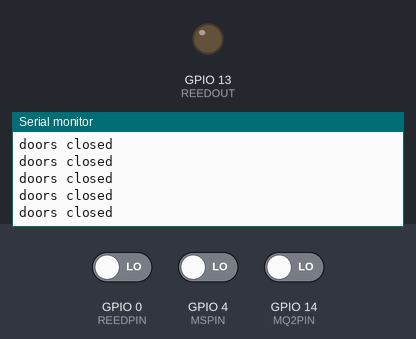
A sketch run on a simulated ESP8266 (NodeMCU). On the bench: output pins drawn as LEDs (lit = HIGH), the last lines printed to the serial monitor. The inputs (shaded band) are chosen by the test bench; at power-on: GPIO 0 (REEDPIN) LOW, GPIO 4 (MSPIN) LOW, GPIO 14 (MQ2PIN) LOW. WiFi joins after 1.5 s; servers stay silent unless stated; no MQTT or app messages arrive unless stated.

Above: at 2.3 s.
2.4 s: GPIO 0 (REEDPIN) driven HIGH
At 3.6 s:
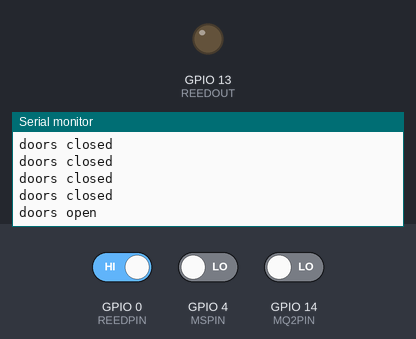
4.5 s: GPIO 4 (MSPIN) driven HIGH
At 5.6 s:
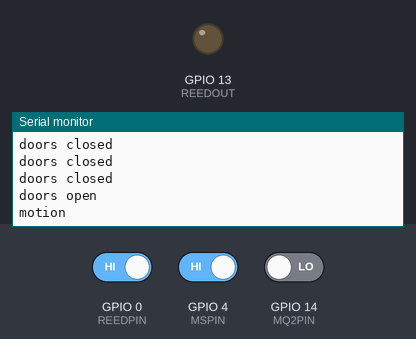
6.0 s: GPIO 14 (MQ2PIN) driven HIGH
At 6.8 s:
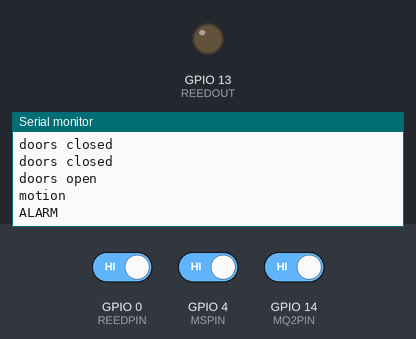

The sketch:

ESP8266_all.ino
```cpp
#include <ESP8266WiFi.h>
#include <PubSubClient.h>
#include <DHT.h>
#include <Adafruit_Sensor.h>
#include <DHT_u.h>
#include <OneWire.h>
#include <DallasTemperature.h>

// Here user can modify parameters
#define debug                                // If defined debug mode
#define DHTtime     10                           // In seconds
#define DStime      5
#define Motiontime  15

#define DHT_11                  `
#define DS_18B20
#define PIR
#define REEDRELAY
#define MQ2

#define mqtt_user "admin"                    // MQTT user ID
#define mqtt_password "admin"                // MQTT password

#define DHTTYPE                 DHT11				 // DHT 11 (type of sensor)
#define DHTPIN                  5					 // PIN connected to  DHT sensor (temperature and humidity)
#define MSPIN                   4					 // PIN connected to  motion sensor
#define MQ2PIN                  14				 // PIN connected to  MQ-2 sensor (gas sensor)
#define REEDPIN                 0
#define REEDOUT                 13
#define ONE_WIRE_BUS            12
#define TEMPERATURE_PRECISION   9

const char* ssid = "ssid";           // your WIFI SSID (name)
const char* password = "password";         // your WIFI password
const char* mqtt_server = "192.168.0.101";   // your broker's IP (Raspberry PI 3)

//Do not modify:

// Topic's names
const char* outTopic1 = "DHT11_temperature";
const char* outTopic2 = "DHT11_humidity";
const char* outTopic3 = "PIR_motion";
const char* outTopic4 = "MQ2_gas";
const char* outTopic5 = "Reedrelay_doors";
const char* outTopic6 = "DS18B20_temperature";

float temperature;
float humidity;
int flag_th=0;
int flag_reed=0;
int flag_ds=0;
int flag_motion=0;


int state_MS;
int prev_state_MS=LOW;

int state_MQ2;
int prev_state_MQ2;

int reed_counter=0;

float temp;


WiFiClient espClient;
PubSubClient client(espClient);
DHT_Unified dht(DHTPIN, DHTTYPE);
OneWire oneWire(ONE_WIRE_BUS);
DallasTemperature DS18B20(&oneWire);


void timer_interrupt (void)
{
       timer0_write(ESP.getCycleCount() + 80000000);
       flag_th++;;
       flag_reed++;
       flag_ds++;
       flag_motion++;
}

void setup_wifi()
{
	delay(10);
	// Connecting to a WiFi network

	#ifdef debug
	Serial.println();
	Serial.print("Connecting to ");
	Serial.println(ssid);
	#endif
	WiFi.begin(ssid, password);
	while (WiFi.status() != WL_CONNECTED)
	{
		#ifdef debug
		Serial.print(".");
		delay (100);
		#endif
	}
	#ifdef debug
	Serial.println("");
	Serial.println("WiFi connected");
	Serial.println("IP address: ");
	Serial.println(WiFi.localIP());
	#endif
}

void mqttconnection()
{
	// Loop until we're reconnected
	while (!client.connected())
	{
		#ifdef debug
		Serial.print("Attempting MQTT connection...");
		// Attempt to connect
                #endif
		if (client.connect("ESP8266Client", mqtt_user, mqtt_password))
		{
                        #ifdef debug
			Serial.println("connected");
                        #endif
		}
		else
		{
                        #ifdef debug
			Serial.print("Failed to connect, rc=");
			Serial.print(client.state());
			delay(2000);
                        #endif
		}
	}
}

void temp_ds ()
{
  if (flag_ds==DStime)
  {
    DS18B20.requestTemperatures();
    temp = DS18B20.getTempCByIndex(0);
    #ifdef debug
    Serial.print("Temperature DS18B20: ");
    Serial.println(temp);
    #endif

    char buffer[10];
    dtostrf(temp,0, 0, buffer);
    client.publish(outTopic6,buffer);


    flag_ds=0;
  }
}

void temp_hum()
{
  if (flag_th==DHTtime)
  {
    sensors_event_t event;
    dht.temperature().getEvent(&event);

    if (isnan(event.temperature))
    {
      #ifdef debug
      Serial.println("Error reading temperature!");
      #endif
    }
    else
    {
		temperature=event.temperature;
                #ifdef debug
                Serial.print("Temperature DHT11: ");
                Serial.println(temperature);
                #endif
	}

	dht.humidity().getEvent(&event);

    if (isnan(event.relative_humidity))
	{
		#ifdef debug
		Serial.println("Error reading humidity!");
		#endif
	}
	else
	{
		humidity=event.relative_humidity;
                #ifdef debug
                Serial.print("Humidity DHT11: ");
                Serial.println(humidity);
                #endif
	}

    //Float to char conversion and sending massage to MQTT broker
    char buffer[10];
    dtostrf(temperature,0, 0, buffer);
    client.publish(outTopic1,buffer);
    dtostrf(humidity,0, 0, buffer);
    client.publish(outTopic2,buffer);
    flag_th=0;
  }
}

void motionsensor()
    {
      state_MS=digitalRead(MSPIN);
	if (state_MS==HIGH && prev_state_MS==LOW)
	{
		#ifdef debug
		Serial.println("motion");
		#endif
		client.publish(outTopic3,"triggered");
	}
        else
        {
          if (flag_motion==Motiontime)
          {
            Serial.println("motionDISARMED");
            client.publish(outTopic3,"disarmed");
            flag_motion=0;
          }
        }
	prev_state_MS=state_MS;
    }

void MQ2alarm()
    {
      state_MQ2 = digitalRead(MQ2PIN);
	if (state_MQ2==HIGH && prev_state_MQ2==LOW)
	{
		#ifdef debug
		Serial.println("ALARM");
		#endif
		client.publish(outTopic4,"triggered");
	}
prev_state_MQ2=state_MQ2;
    }


void reed ()
    {
      if (digitalRead (REEDPIN) && flag_reed)
        {
          reed_counter++;

          if (reed_counter==2)
          {
            client.publish(outTopic5,"triggered");
            #ifdef debug
            Serial.println("doors open");
            #endif
            reed_counter=0;
             }
          flag_reed=0;
        }
        else if (!digitalRead (REEDPIN))
        {

          client.publish(outTopic5,"disarmed");
            #ifdef debug
            Serial.println("doors closed");
            #endif
          reed_counter=0;

        }
    }
void setup()
{
        delay(10);
	noInterrupts();

	//Baud rate
	Serial.begin(115200);

	//Configuring mqtt server (ip, port)
	client.setServer(mqtt_server, 1883);

	//PIN configuration
	pinMode(DHTPIN,INPUT);
	pinMode(MSPIN,INPUT);
	pinMode(MQ2PIN,INPUT);
        pinMode(REEDPIN,INPUT);
        pinMode(REEDOUT,OUTPUT);
        digitalWrite(REEDOUT, LOW);

        prev_state_MQ2 = !digitalRead(MQ2PIN);

	//Wifi setup
	//setup_wifi();

	//Configuration of DHT sensor
	dht.begin();

	//Interrupt configuration
	timer0_isr_init();
	timer0_attachInterrupt(timer_interrupt);
	timer0_write(ESP.getCycleCount() + 80000000);

	interrupts();
}

void loop()
{

  //Keeping Wifi connection
	if (WiFi.status() != WL_CONNECTED)
	{
		setup_wifi();
	}
	//keeping MQTT connection
	if (!client.connected())
	  {
		mqttconnection();
	  }

        #ifdef DHT_11
        temp_hum();
        #endif

        #ifdef DS_18B20
        temp_ds();
        #endif

        #ifdef PIR
        motionsensor();
        #endif

        #ifdef MQ2
        MQ2alarm();
        #endif

        #ifdef REEDRELAY
        reed();
        #endif

}
```

Measured:
- after the input at 2.4 s, the serial monitor: prints a new line after 0.64 s (image 1)
- after the input at 4.5 s, the serial monitor: prints a new line at once (image 2)
- after the input at 6.0 s, the serial monitor: prints a new line at once (image 3)
